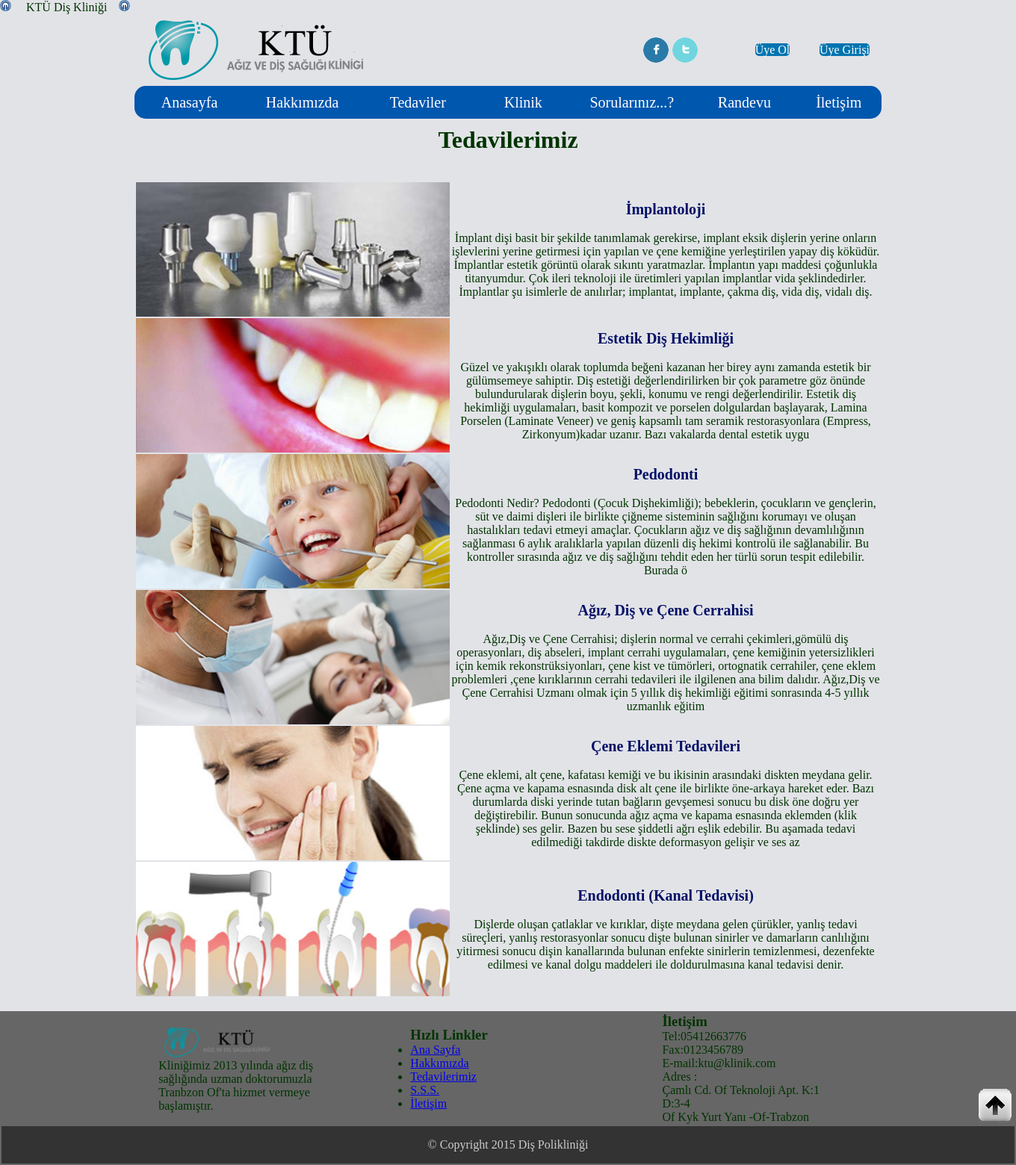
The app's page /proje/tedaviler.php with its own data.
### tables this page shows
CREATE TABLE IF NOT EXISTS `kayanyazi` (
  `id` int(11) NOT NULL AUTO_INCREMENT,
  `icerik` varchar(1000) NOT NULL,
  PRIMARY KEY (`id`)
);

CREATE TABLE IF NOT EXISTS `tedaviler` (
  `id` int(5) NOT NULL AUTO_INCREMENT,
  `baslik` varchar(1000) NOT NULL,
  `icerik` mediumtext NOT NULL,
  `url` varchar(10000) NOT NULL,
  PRIMARY KEY (`id`)
);

CREATE TABLE IF NOT EXISTS `footeryazi` (
  `id` int(2) NOT NULL AUTO_INCREMENT,
  `yazi` varchar(10000) NOT NULL,
  PRIMARY KEY (`id`)
);

CREATE TABLE IF NOT EXISTS `iletisim` (
  `id` int(3) NOT NULL AUTO_INCREMENT,
  `icerik` varchar(1000) NOT NULL,
  PRIMARY KEY (`id`)
);

### proje/tedaviler_icerik/tedavilericerik.php (the view, shortened to what this page needs)
<?php
echo("<br/><br/>");
  $sorgu=mysql_query("SELECT * FROM tedaviler");
  if ($sorgu)
  {
      echo"<table border='0' >";
      while ($satir=mysql_fetch_array($sorgu))
      {
        $url = substr($satir["url"],0,500);
        $baslik = substr($satir["baslik"],0,500);
        $icerik = substr($satir["icerik"],0,500);
        echo
        "<tr height='180'>
        <td ><img src='$url' title='resim' alt='resim' width='420' height='180' ></td>
       <td><a href='$baslik' style='text-decoration:none; font-size:20px; color:#031067; font-weight:bold; '>
       $baslik</a><br/><br/>$icerik <br/>
       </td>
        </tr>
        ";
      }
      echo"</table>";
  }
  else
    echo"Sorguda Sorun  Olşutu";
?>

### proje/header.php (shortened to what this page needs)
<marquee><img src="ikonlar/ktulogo.png" width="15" height="15"/> &nbsp; &nbsp;
<?php include"baglantiDB.php";
$sorgu=mysql_query("SELECT * FROM kayanyazi ORDER BY id ASC LIMIT 1");
if ($sorgu)
{
  while ($satir=mysql_fetch_array($sorgu))
  {
    echo $satir["icerik"];
  }
}
else
  echo"sorguda hata oluştu";
?>
 &nbsp; &nbsp;<img src="ikonlar/ktulogo.png" width="15" height="15"/></marquee>
<div id="header" >
  <div id="logo">
    <table width="1000" height="53" border="0">
    <tr>
      <td width="330" height="92"><p><img src="ikonlar/logo.png" alt="KTÜ diş kliniği" title="KTÜ Diş Kliniği" width="358" height="92"></p></td>
      <td width="344">&nbsp;&nbsp;&nbsp;</td>
      <td width="37"><a href="http://www.facebook.com" target="_blank"><img src="ikonlar/icon-facebook.png" alt="Facebook" name="face" id="Image1" title="facebook"/></a></td>
      <td width="37"><a href="http://www.twitter.com" target="_blank"><img src="ikonlar/icon-twitter.png" alt="Twitter" title="twiter" name="twit" id="Image2"/></a></td>
       <td width="50" >
       </td>
      <td width="100">  <center>  <?php
	  if(@!$_SESSION['oturumuye']==true)
	{
		echo" <a class='uyeolbtn' href='uyeol.php' title='uye ol'>Üye Ol </a>";
	}
	else
	{
		echo" <a class='uyesilbtn' href='uyesil.php' title='üyelik silme'>Üyelik Sil </a>";
	}
	  ?>
      </center></td>
  <td width="100"><center>
   <?php
	  if(@!$_SESSION['oturumuye']==true)
	{
		echo" <a class='girisbtn' href='uyegiris.php' title='üye girişi'> Üye Girişi </a>";
	}
	else
	{
		echo" <a class='cikisbtn'  href='uye_cikis.php' title='üye çıkışı'>Üye Çıkış</a>";
	}
	  ?>
  </center>  </td>
    </tr>
  </table>
  <table class="menu"  bordercolor="#0057AE" height="44" width="1000" valign="top" border="0">
    <tr>
    <td width="141" class="button"><a href="index.php" title="Anasayfa" class="link">Anasayfa</a></td>
	<td width="153" class="button"><a href="hakkimizda.php" title="Hakkımızda" class="link">Hakkımızda</a></td>
     <td width="148" class="button"> <a href="tedaviler.php" title="Tedaviler" class="link">Tedaviler</a></td>
    <td width="126" class="button"> <a href="klinik.php" title="Klinik" class="link">Klinik</a></td>
    <td width="157" class="button"><a href="sorulariniz.php" title="Genel Sorular ve Cevaplar" class="link">Sorularınız...?</a></td>
    <td width="136" class="button"><a href="randevu.php" title="Online Randevu Alma"  class="link">Randevu</a></td>
     <td width="109" class="button"><a href="iletisim.php" title="İletişim Bilgileri" class="link">İletişim</a></td>
  </tr>
</table></center>
</div>
</div>

### proje/footer.php
<table width="100%" height="20%" border="0" align="top" bgcolor="#666"  >
  <tr class="footer1">
    <td width="200" height="150">&nbsp;</td>
    <td width="220" height="150"><h3><img src="ikonlar/logo.png" width="175" height="45" /></h3>
<?php include"baglantiDB.php";
$sorgu=mysql_query("SELECT * FROM footeryazi ORDER BY id ASC LIMIT 1");
if ($sorgu)
{
  while ($satir=mysql_fetch_array($sorgu))
  {
    echo $satir["yazi"];
  }
}
else
  echo"sorguda hata oluştu";
?>
    </td>
    <td width="100" height="150">&nbsp;</td>
    <td width="220" height="150"><h3>Hızlı Linkler</h3>
      <div>
        <ul>
          <li><a href="index.php">Ana Sayfa</a></li>
          <li><a href="hakkimizda.php">Hakkımızda</a></li>
          <li><a href="tedaviler.php">Tedavilerimiz</a></li>
          <li><a href="sorulariniz.php">S.S.S.</a></li>
          <li><a href="iletisim.php">İletişim</a></li>
        </ul>
    </div></td>
    <td width="100" height="150">&nbsp;</td>
    <td width="220" height="150"><h3>İletişim</h3>
    <?php include"baglantiDB.php";
$sorgu=mysql_query("SELECT * FROM iletisim");
if ($sorgu)
{
  while ($satir=mysql_fetch_array($sorgu))
  {
    echo $satir["icerik"];
  }
}
else
  echo"sorguda hata oluştu";
?>
      </td>
    <td width="231" height="150" valign="bottom" align="right">  <a  href=""><img src="ikonlar/ok.png" alt="ok" border="0" /></a>
</td>
  </tr>
  <tr class="footer2">
    <td height="50" colspan="7"><center>
      © Copyright 2015 Diş Polikliniği
    </center>
    </td>
  </tr>
</table>

### proje/imaj.css (style rules this page uses)
* { padding:0; margin:0; }
.footer1 { background-color:#666; }
.footer2 { background-color:#333; color:#CCC; }
body { background-color:#E2E3E7; }
#header { min-width: 1000px; background-color: #E2E3E7; height: 150px; margin: auto; width: 1000px; }
#logo { height: 70px; }
.menu { background-color:#0057AE; color:#FFF; border-radius:15px; text-align:center; }
.link { text-decoration:none; color:#FFF; font-size:20px; }
.girisbtn { color:#FFF; background-color:#0274B0; height:50px; border-radius:5px; text-decoration:none; }
.uyeolbtn { color:#FFF; background-color:#0274B0; height:30; border-radius:5px; text-decoration:none; }

### records on screen
kayanyazi: icerik "KTÜ Diş Kliniği"
tedaviler: url (picture), baslik "İmplantoloji", icerik "İmplant dişi basit bir şekilde tanımlamak gerekirse, implant eksik dişlerin yerine onların işlevlerini yerine getirmesi için yapılan ve çene kemiğine yerleştirilen yapay diş köküdür. İmplantlar estetik görüntü olarak sıkıntı yaratmazlar. İmplantın yapı maddesi çoğunlukla titanyumdur. Çok ileri teknoloji ile üretimleri yapılan implantlar vida şeklindedirler. İmplantlar şu isimlerle de anılırlar; implantat, implante, çakma diş, vida diş, vidalı diş."
tedaviler: url (picture), baslik "Estetik Diş Hekimliği", icerik "Güzel ve yakışıklı olarak toplumda beğeni kazanan her birey aynı zamanda estetik bir gülümsemeye sahiptir. Diş estetiği değerlendirilirken bir çok parametre göz önünde bulundurularak dişlerin boyu, şekli, konumu ve rengi değerlendirilir. Estetik diş hekimliği uygulamaları, basit kompozit ve porselen dolgulardan başlayarak, Lamina Porselen (Laminate Veneer) ve geniş kapsamlı tam seramik restorasyonlara (Empress, Zirkonyum)kadar uzanır. Bazı vakalarda dental estetik uygu"
tedaviler: url (picture), baslik "Pedodonti", icerik "Pedodonti Nedir? Pedodonti (Çocuk Dişhekimliği); bebeklerin, çocukların ve gençlerin, süt ve daimi dişleri ile birlikte çiğneme sisteminin sağlığını korumayı ve oluşan hastalıkları tedavi etmeyi amaçlar. Çocukların ağız ve diş sağlığının devamlılığının sağlanması 6 aylık aralıklarla yapılan düzenli diş hekimi kontrolü ile sağlanabilir. Bu kontroller sırasında ağız ve diş sağlığını tehdit eden her türlü sorun tespit edilebilir. Burada ö"
tedaviler: url (picture), baslik "Ağız, Diş ve Çene Cerrahisi", icerik "Ağız,Diş ve Çene Cerrahisi; dişlerin normal ve cerrahi çekimleri,gömülü diş operasyonları, diş abseleri, implant cerrahi uygulamaları, çene kemiğinin yetersizlikleri için kemik rekonstrüksiyonları, çene kist ve tümörleri, ortognatik cerrahiler, çene eklem problemleri ,çene kırıklarının cerrahi tedavileri ile ilgilenen ana bilim dalıdır. Ağız,Diş ve Çene Cerrahisi Uzmanı olmak için 5 yıllık diş hekimliği eğitimi sonrasında 4-5 yıllık uzmanlık eğitim"
tedaviler: url (picture), baslik "Çene Eklemi Tedavileri", icerik "Çene eklemi, alt çene, kafatası kemiği ve bu ikisinin arasındaki diskten meydana gelir. Çene açma ve kapama esnasında disk alt çene ile birlikte öne-arkaya hareket eder. Bazı durumlarda diski yerinde tutan bağların gevşemesi sonucu bu disk öne doğru yer değiştirebilir. Bunun sonucunda ağız açma ve kapama esnasında eklemden (klik şeklinde) ses gelir. Bazen bu sese şiddetli ağrı eşlik edebilir. Bu aşamada tedavi edilmediği takdirde diskte deformasyon gelişir ve ses az"
tedaviler: url (picture), baslik "Endodonti (Kanal Tedavisi)", icerik "Dişlerde oluşan çatlaklar ve kırıklar, dişte meydana gelen çürükler, yanlış tedavi süreçleri, yanlış restorasyonlar sonucu dişte bulunan sinirler ve damarların canlılığını yitirmesi sonucu dişin kanallarında bulunan enfekte sinirlerin temizlenmesi, dezenfekte edilmesi ve kanal dolgu maddeleri ile doldurulmasına kanal tedavisi denir."
footeryazi: yazi "Kliniğimiz 2013 yılında ağız diş sağlığında uzman doktorumuzla Tranbzon Of'ta hizmet vermeye başlamıştır."
iletisim: icerik "Tel:05412663776 Fax:0123456789 E-mail:ktu@klinik.com Adres : Çamlı Cd. Of Teknoloji Apt. K:1 D:3-4 Of Kyk Yurt Yanı -Of-Trabzon"
